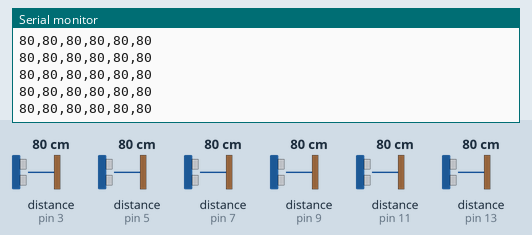
This sketch was run on a simulated Arduino Uno, built with avr-gcc and run on an emulated ATmega328P. Shown: the last lines printed to the serial monitor. Wiring (inferred from the names in the program): 6 × ultrasonic range finder: trigger pin 2, echo pin 3 / trigger pin 4, echo pin 5 / trigger pin 6, echo pin 7 / trigger pin 8, echo pin 9 / trigger pin 10, echo pin 11 / trigger pin 12, echo pin 13. Inputs (shaded band) come from the test bench; at power-on: distance to the obstacle (sensors on pin 3, pin 5, pin 7, pin 9, pin 11, pin 13) 80 cm. The echo pulse lasts 58.3 µs per cm.

Above: at 1.2 s.
1.3 s: distance to the obstacle (sensor on pin 3) set to 2 cm
At 2.2 s:
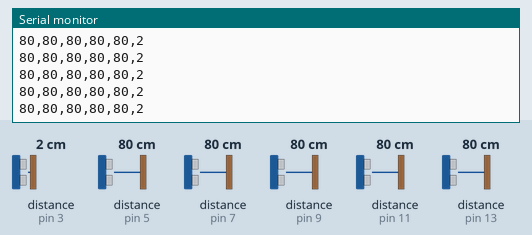
4.3 s: distance to the obstacle (sensor on pin 5) set to 60 cm
At 4.9 s:
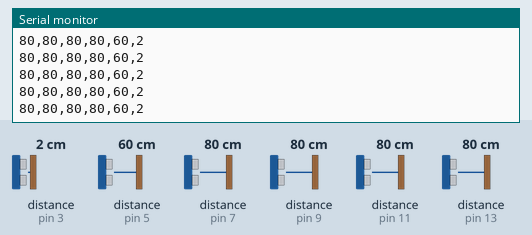
7.3 s: distance to the obstacle (sensor on pin 7) set to 4 cm
At 7.8 s:
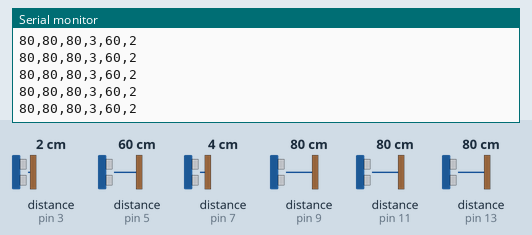
10.3 s: distance to the obstacle (sensor on pin 9) set to 60 cm
At 11.3 s:
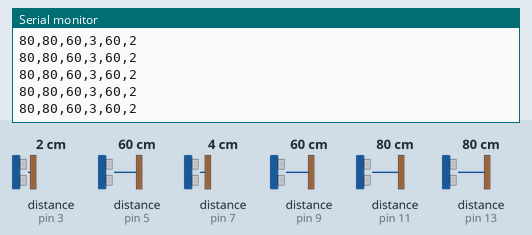
13.3 s: distance to the obstacle (sensor on pin 11) set to 18 cm
At 14.3 s:
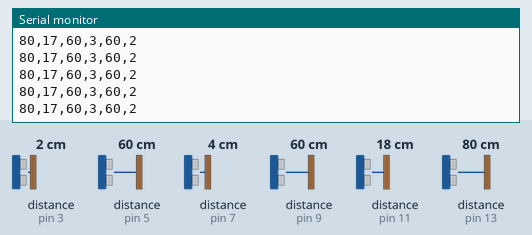
16.3 s: distance to the obstacle (sensor on pin 13) set to 2 cm
At 16.8 s:
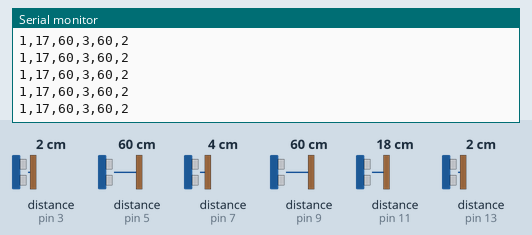

Measured:
- after the input at 1.3 s, the serial monitor: prints a new line at once (image 1)
- after the input at 4.3 s, the serial monitor: prints a new line at once (image 2)
- after the input at 7.3 s, the serial monitor: prints a new line at once (image 3)
- after the input at 10.3 s, the serial monitor: prints a new line at once (image 4)
- after the input at 13.3 s, the serial monitor: prints a new line at once (image 5)
- after the input at 16.3 s, the serial monitor: prints a new line at once (image 6)

The sketch:

usArray_v2.ino
```cpp
//define pins

#define c_trig 12
#define c_echo 13
#define fl_trig 10
#define fl_echo 11
#define fr_trig 8
#define fr_echo 9
#define l_trig 6
#define l_echo 7
#define r_trig 4
#define r_echo 5
#define b_trig 2
#define b_echo 3
#define d_trig 0
#define d_echo 1

int pulseAll(){
  digitalWrite(c_trig, LOW);
  digitalWrite(fl_trig, LOW);
  digitalWrite(fr_trig, LOW);
  digitalWrite(l_trig, LOW);
  digitalWrite(r_trig, LOW);
  digitalWrite(b_trig, LOW);

  delayMicroseconds(2);

  //send out a pulse
  digitalWrite(c_trig, HIGH);
  digitalWrite(fl_trig, HIGH);
  digitalWrite(fr_trig, HIGH);
  digitalWrite(l_trig, HIGH);
  digitalWrite(r_trig, HIGH);
  digitalWrite(b_trig, HIGH);
  delayMicroseconds(10);
  digitalWrite(c_trig, LOW);
  digitalWrite(fl_trig, LOW);
  digitalWrite(fr_trig, LOW);
  digitalWrite(l_trig, LOW);
  digitalWrite(r_trig, LOW);
  digitalWrite(b_trig, LOW);
}

int sendPulse(int trigPin, int echoPin){
  //reset pin
  digitalWrite(trigPin, LOW);
  delayMicroseconds(2);
  //send out a pulse
  digitalWrite(trigPin, HIGH);
  delayMicroseconds(10); // Added this line
  digitalWrite(trigPin, LOW);
}

int usMeasure (int trigPin, int echoPin) {
  long duration =0 , distance = 0;

  //reset pin
  digitalWrite(trigPin, LOW);
  delayMicroseconds(2);
  //send out a pulse
  digitalWrite(trigPin, HIGH);
  delayMicroseconds(10); // Added this line
  digitalWrite(trigPin, LOW);

  //measure pulse
  duration = pulseIn(echoPin, HIGH, 50000);
  distance = duration/58;
  if (distance > 200) {
    distance = 200;
    //Serial.println(0);
  } else {
    //Serial.println(distance);
    //Serial.println(" cm");
  }
  return distance;
}

void setup() {
  Serial.begin (19200);
  pinMode(c_trig, OUTPUT);
  pinMode(c_echo, INPUT);
  pinMode(fl_trig, OUTPUT);
  pinMode(fl_echo, INPUT);
  pinMode(fr_trig, OUTPUT);
  pinMode(fr_echo, INPUT);
  pinMode(l_trig, OUTPUT);
  pinMode(l_echo, INPUT);
  pinMode(r_trig, OUTPUT);
  pinMode(r_echo, INPUT);
  pinMode(b_trig, OUTPUT);
  pinMode(b_echo, INPUT);
}

void loop() {
  int usArray[6];
  long tStart = micros();
  long tEnd = 0;
  int i = 0;

  usArray[0] = usMeasure(c_trig, c_echo);
  usArray[3] = usMeasure(l_trig, l_echo);
  usArray[4] = usMeasure(r_trig, r_echo);
  usArray[1] = usMeasure(fl_trig, fl_echo);
  usArray[5] = usMeasure(b_trig, b_echo);
  usArray[2] = usMeasure(fr_trig, fr_echo);

   //Serial.print(usArray[0]);
   //Serial.print(usArray[1]);
   //Serial.println("end");
  for (i=0; i<6; i++) {
    Serial.print(usArray[i]);
    if (i != 5) {
      Serial.print(',');
    }
  }
  tEnd = micros();
  //Serial.print("execution time (micros)- ");
  //Serial.println(tEnd - tStart);
  Serial.print('\n');
  //delay(50);
}
```
